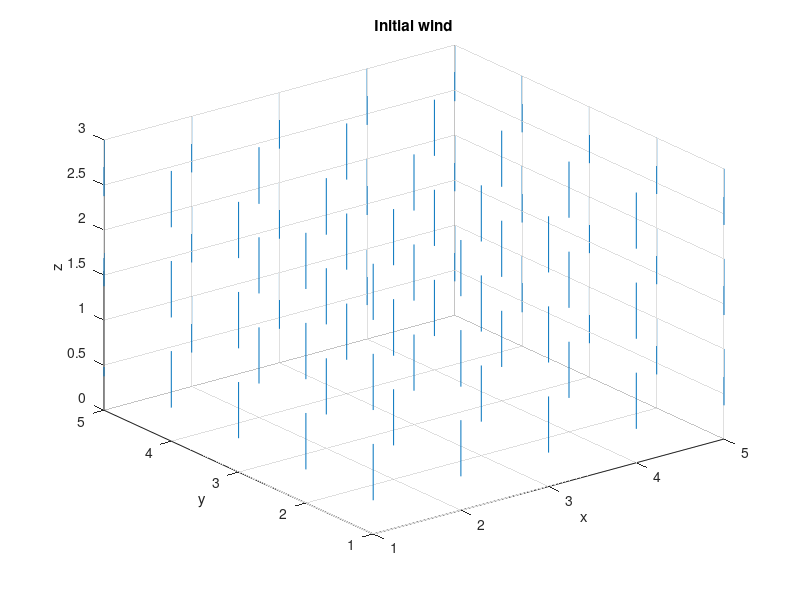
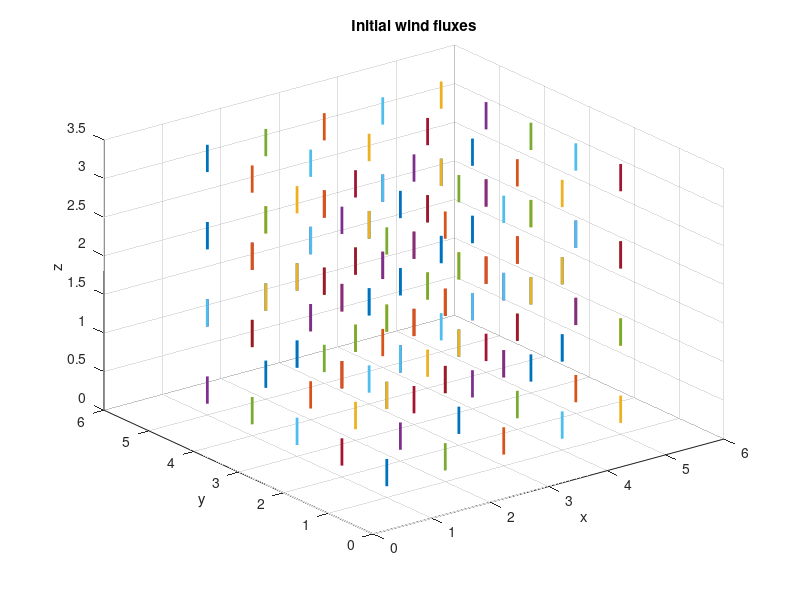

Write MATLAB code to recreate these figures, in order. (Note: this script raises an error after producing the figures.)
% dimension
n = [5,5,3];
fprintf('linear array of %ix%ix%i cells\n',n(1),n(2),n(3))
% grid (regular for the moment)
[x,y,z] = meshgrid(1:n(1),1:n(2),1:n(3));
xx = permute(x,[2 1 3]); yy = permute(y,[2 1 3]); zz = permute(z,[2 1 3]);

% # x continuity constraints
nt1 = (n(1)-1)*n(2)*n(3);
% # y continuity constraints
nt2 = n(1)*(n(2)-1)*n(3);
% # z continuity constraints
nt3 = n(1)*n(2)*(n(3)-1);
% # ground flux conditions
nt4 = n(1)*n(2);
c_constraints = nt1+nt2+nt3+nt4;

% # fluxes per element
factor = 6;
% initialize matrices
B=sparse(factor*prod(n));
D=sparse(prod(n),factor*prod(n));
A=sparse(factor*prod(n));
E=sparse(size(n,2)*prod(n),factor*prod(n));
t1 = sparse(nt1,factor*prod(n));
t2 = sparse(nt2,factor*prod(n));
t3 = sparse(nt3,factor*prod(n));
t4 = sparse(nt4,factor*prod(n));
v0f = zeros(factor*prod(n),1);
% make them full if small
if prod(n)<200, B=full(B);D=full(D);E=full(E); end
% create block matrices
for i=1:prod(n)
    s=(i-1)*factor+1:i*factor; % span of local dofs
    t=(i-1)*size(n,2)+1:i*size(n,2);
    A(s,s)=diag([1,1,1,1,1e4,1e4]);
    B(s,s)=[-1,0,0,0,0,0;0,1,0,0,0,0;0,0,-1,0,0,0;0,0,0,1,0,0;0,0,0,0,-1,0;0,0,0,0,0,1];
    D(i,s)=[1,1,1,1,1,1];
    E(t,s)=[-.5,.5,0,0,0,0;0,0,-.5,.5,0,0;0,0,0,0,-.5,.5];
    v0f(s)=[0,0,0,0,1,-1]; % initial wind flux
    % continuity conditions
    [xi,yi,zi]=ind2sub(n,i);
    if xi > 1
        t1((xi-1)+(yi-1)*(n(1)-1)+(zi-1)*n(2)*(n(1)-1),s(1)) = 1;
    end
    if xi < n(1)
        t1(xi+(yi-1)*(n(1)-1)+(zi-1)*n(2)*(n(1)-1),s(2)) = 1;
    end
    if yi > 1
        t2((yi-1)+(xi-1)*(n(2)-1)+(zi-1)*n(1)*(n(2)-1),s(3)) = 1;
    end
    if yi < n(2)
        t2(yi+(xi-1)*(n(2)-1)+(zi-1)*n(1)*(n(2)-1),s(4)) = 1;
    end
    if zi > 1
        t3((zi-1)+(xi-1)*(n(3)-1)+(yi-1)*n(1)*(n(3)-1),s(5)) = 1;
    end
    if zi < n(3)
        t3(zi+(xi-1)*(n(3)-1)+(yi-1)*n(1)*(n(3)-1),s(6)) = 1;
    end
    if zi==1
        t4(xi+(yi-1)*n(1),s(5)) = 1;
    end
end
C = [t1;t2;t3;t4];
if size(C,1) ~= c_constraints
    error('number of constraints different than indices computed!') 
end
% initial wind flow at the middle of the cells
u0=E*v0f;
% plot initial wind
figure, quiver3(xx(:),yy(:),zz(:),u0(1:3:end),u0(2:3:end),u0(3:3:end)), xlabel('x'), ylabel('y'), zlabel('z'), title('Initial wind')
% plot initial fluxes
vv0 = B*v0f;
figure, for i=1:prod(n), s=(i-1)*factor+1:i*factor; [xi,yi,zi]=ind2sub(n,i); quiver3([xi-.5,xi+.5,xi,xi,xi,xi],[yi,yi,yi-.5,yi+.5,yi,yi],[zi,zi,zi,zi,zi-.5,zi+.5],[vv0(s(1:2))',0,0,0,0],[0,0,vv0(s(3:4))',0,0],[0,0,0,0,vv0(s(5:6))'],.5,'LineWidth',2), hold on, end, xlabel('x'), ylabel('y'), zlabel('z'), title('Initial wind fluxes')
% need initial Cartesian wind instead of flux
v0=B*v0f; 
% solve mass-consistent using saddle problem
saddle_sparse
% show matrix M if it is small
if prod(n)<10,M,end
% transform fluxes into cartesian winds at the centers
u=E*v;
% plot resulting wind
figure, quiver3(xx(:),yy(:),zz(:),u(1:3:end),u(2:3:end),u(3:3:end)), xlabel('x'), ylabel('y'), zlabel('z'), title('Mass-consistent solution')
vv = B*v;
% plot resulting fluxes
figure, for i=1:prod(n), s=(i-1)*factor+1:i*factor; [xi,yi,zi]=ind2sub(n,i); quiver3([xi-.5,xi+.5,xi,xi,xi,xi],[yi,yi,yi-.5,yi+.5,yi,yi],[zi,zi,zi,zi,zi-.5,zi+.5],[vv(s(1:2))',0,0,0,0],[0,0,vv(s(3:4))',0,0],[0,0,0,0,vv(s(5:6))'],.5,'LineWidth',2), hold on, end, xlabel('x'), ylabel('y'), title('Mass-consistent solution fluxes')
% plot lagrange multiplier p
p3 = reshape(p,n);
figure, for i=1:n(3), mesh(xx(:,:,i),yy(:,:,i),p3(:,:,i)+2*i); hold on, end, xlabel('x'), ylabel('y'), title('Lagrange multiplier p')
